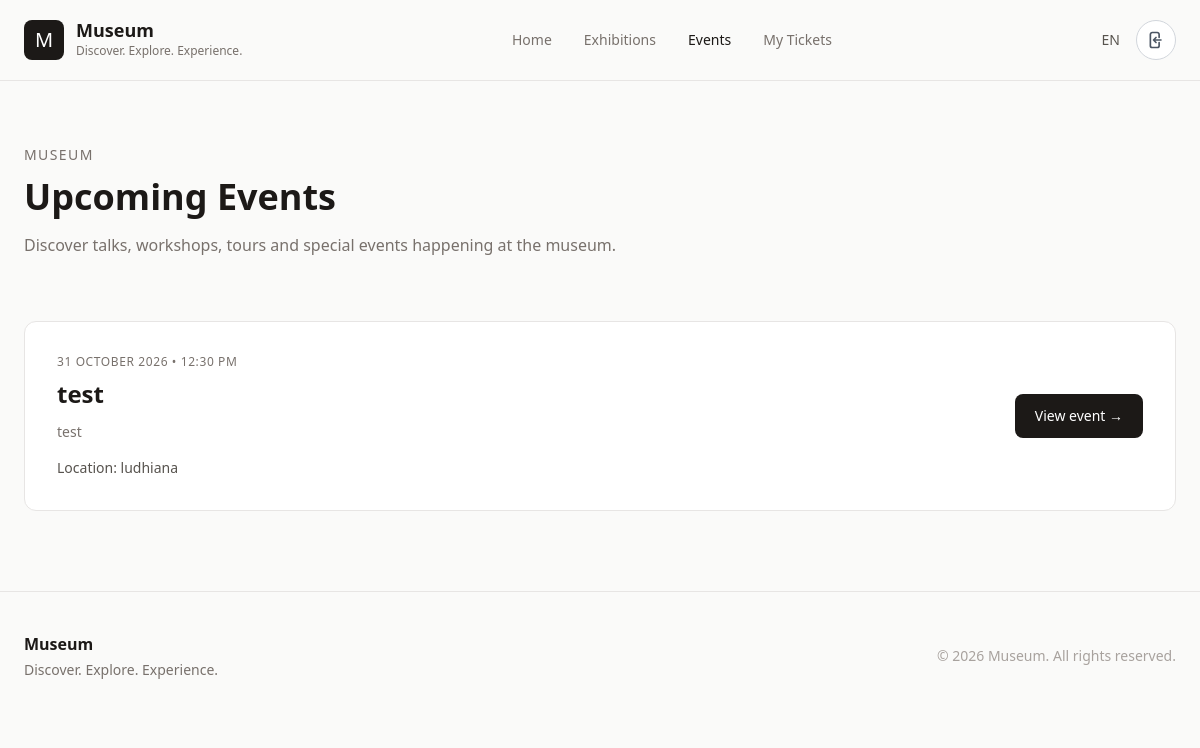
The app's page /events/ (signed in) with its own data.
### homepage/models.py (models this page shows, shortened)
class Event(models.Model):
    EVENT_TYPE_CHOICES = [
        ("Tour", "Tour"),
        ("Workshop", "Workshop"),
        ("Talk", "Talk"),
        ("Lecture", "Lecture"),
        ("Family", "Family"),
        ("Other", "Other"),
    ]
    title = models.CharField(max_length=200)
    event_type = models.CharField(
        max_length=50,
        choices=EVENT_TYPE_CHOICES,
        default="Other"
    )
    description = models.TextField()
    image = models.URLField(blank=True)
    date = models.DateField()
    time = models.TimeField()
    location = models.CharField(max_length=200)
    capacity = models.PositiveIntegerField(
        null=True,
        blank=True
    )
    is_active = models.BooleanField(default=True)
    created_at = models.DateTimeField(auto_now_add=True)
    updated_at = models.DateTimeField(auto_now=True)
    class Meta:
        ordering = ["date", "time"]

### homepage/views.py (the view)
# urls.py: path("events/", views.events, name="events"),
@login_required
def events(request):
    events = Event.objects.filter(
        is_active=True
    ).order_by("date", "time")
    return render(
        request,
        "events.html",
        {"events": events}
    )

### homepage/templates/events.html (shortened to what this page needs)
{% load static %}
<!DOCTYPE html>
<html lang="en">
<head>
    <script src="https://cdn.tailwindcss.com"></script>
</head>
<body class="bg-stone-50 text-stone-900">
<header class="sticky top-0 z-50 bg-stone-50/95 backdrop-blur border-b border-stone-200">
    <div class="max-w-7xl mx-auto px-6">
        <div class="h-20 flex items-center justify-between">
            <a href="{% url 'home' %}" class="flex items-center gap-3">
                <div class="w-10 h-10 rounded-lg bg-stone-900 text-white
                            flex items-center justify-center text-xl">
                    M
                </div>
                <div>
                    <h1 class="font-semibold text-lg leading-none">
                        Museum
                    </h1>
                    <p class="text-xs text-stone-500 mt-1">
                        Discover. Explore. Experience.
                    </p>
                </div>
            </a>
            <nav class="hidden md:flex items-center gap-8 text-sm">
                <a href="{% url 'home' %}"
                   class="text-stone-500 hover:text-stone-900 transition">
                    Home
                </a>
                <a href="{% url 'exhibitions' %}"
                   class="text-stone-500 hover:text-stone-900 transition">
                    Exhibitions
                </a>
                <a href="{% url 'events' %}"
                   class="font-medium text-stone-900">
                    Events
                </a>
                <a href="{% url 'my_bookings' %}"
                   class="text-stone-500 hover:text-stone-900 transition">
                    My Tickets
                </a>
            </nav>
            <div class="flex items-center gap-4">
                <button class="hidden sm:block text-sm text-stone-600
                               hover:text-stone-900">
                    EN
                </button>
                <a href="{% url 'logout' %}"
                   aria-label="Logout"
                   title="Logout"
                   class="inline-flex items-center justify-center
                          w-10 h-10
                          text-gray-600 bg-white
                          border border-gray-300
                          rounded-full
                          hover:bg-gray-100 hover:text-red-600
                          transition">
                </a>
            </div>
        </div>
    </div>
</header>
<section class="max-w-7xl mx-auto px-6 py-16">
    <p class="text-sm uppercase tracking-widest text-stone-500">
        Museum
    </p>
    <h2 class="text-4xl font-semibold mt-3">
        Upcoming Events
    </h2>
    <p class="text-stone-500 mt-4 max-w-2xl">
        Discover talks, workshops, tours and special events
        happening at the museum.
    </p>
</section>
<section class="max-w-7xl mx-auto px-6 pb-20">
    <div class="space-y-6">
    {% for event in events %}
    <article class="bg-white border border-stone-200 rounded-xl
                    p-6 md:p-8">
        <div class="flex flex-col md:flex-row
                    md:items-center md:justify-between gap-6">
            <div>
                <p class="text-xs uppercase tracking-wider text-stone-500">
                    {{ event.date|date:"j F Y" }}
                    •
                    {{ event.time|time:"g:i A" }}
                </p>
                <h3 class="text-2xl font-semibold mt-2">
                    {{ event.title }}
                </h3>
                <p class="text-sm text-stone-500 mt-3 max-w-2xl">
                    {{ event.description }}
                </p>
                <p class="text-sm text-stone-600 mt-4">
                    Location: {{ event.location }}
                </p>
            </div>
            <button
                class="shrink-0 px-5 py-3
                       bg-stone-900 text-white
                       rounded-lg text-sm font-medium
                       hover:bg-stone-800 transition">
                <a href="{% url 'event_detail' event.id %}">
                    View event →
                </a>
            </button>
        </div>
    </article>
    {% empty %}
        <p class="text-stone-500">
            No upcoming events are currently available.
        </p>
    {% endfor %}
</div>
</section>
<footer class="border-t border-stone-200">
    <div class="max-w-7xl mx-auto px-6 py-10
                flex flex-col md:flex-row
                md:items-center md:justify-between gap-4">
        <div>
            <p class="font-semibold">
                Museum
            </p>
            <p class="text-sm text-stone-500 mt-1">
                Discover. Explore. Experience.
            </p>
        </div>
        <p class="text-sm text-stone-400">
            © 2026 Museum. All rights reserved.
        </p>
    </div>
</footer>
</body>
</html>

### homepage/templates/events.html (style rules this page uses)
html { scroll-behavior: smooth; }

### records on screen
Event: date "31 OCTOBER 2026", time "12:30 PM", title "test", description "test", location "ludhiana"
